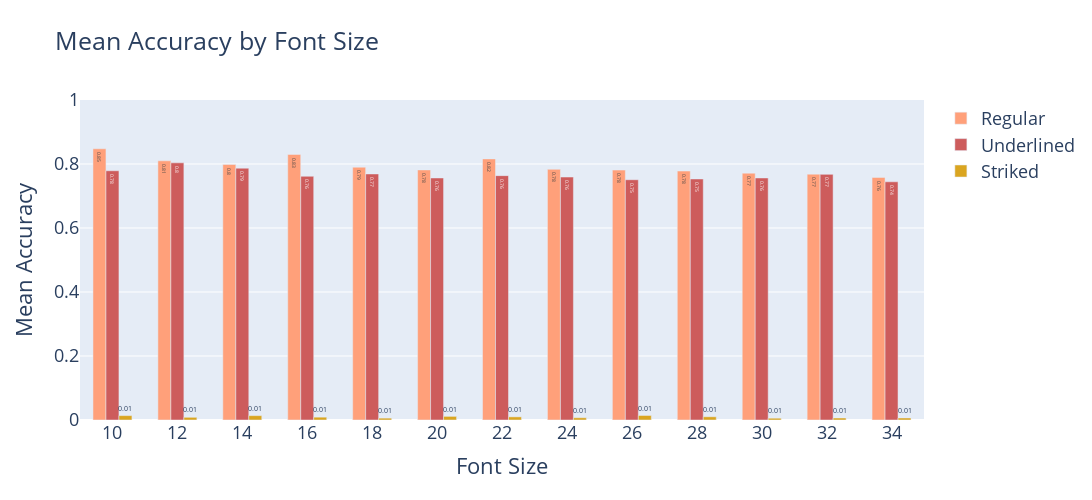

This figure's notebook cell:
### Code cell
grouped_df = df.groupby(['font_size', 'underlined', 'striked'])['accuracy'].mean().reset_index()

fig = go.Figure()

fig.add_trace(go.Bar(
    x=grouped_df[(grouped_df['underlined'] == False) & (grouped_df['striked'] == False)]['font_size'],
    y=grouped_df[(grouped_df['underlined'] == False) & (grouped_df['striked'] == False)]['accuracy'],
    text=grouped_df[(grouped_df['underlined'] == False) & (grouped_df['striked'] == False)]['accuracy'].round(2),
    name='Regular',
    textfont=dict(size=18),
    marker_color='lightsalmon'
))

fig.add_trace(go.Bar(
    x=grouped_df[(grouped_df['underlined'] == True) & (grouped_df['striked'] == False)]['font_size'],
    y=grouped_df[(grouped_df['underlined'] == True) & (grouped_df['striked'] == False)]['accuracy'],
    text=grouped_df[(grouped_df['underlined'] == True) & (grouped_df['striked'] == False)]['accuracy'].round(2),
    name='Underlined',
    textfont=dict(size=18),
    marker_color='indianred'
))

fig.add_trace(go.Bar(
    x=grouped_df[(grouped_df['striked'] == True) & (grouped_df['underlined'] == False)]['font_size'],
    y=grouped_df[(grouped_df['striked'] == True) & (grouped_df['underlined'] == False)]['accuracy'],
    text=grouped_df[(grouped_df['striked'] == True) & (grouped_df['underlined'] == False)]['accuracy'].round(2),
    name='Striked',
    textfont=dict(size=18),
    marker_color='goldenrod'
))

fig.update_layout(title='Mean Accuracy by Font Size',
                  xaxis=dict(title='Font Size', tickvals=grouped_df['font_size'], ticktext=grouped_df['font_size']),
                  yaxis=dict(title='Mean Accuracy'),
                  font=dict(size=18),
                  bargap=0.4,
                  height=500,
                  width=1500)

fig.update_yaxes(range=[0, 1]) 
pio.write_image(fig, os.path.join('plots', 'accuracy_by_font-size.png'), scale=6)
fig.show()

### Figure 1 — Plotly figure (JSON) as saved in the notebook; plotly's stock layout.template omitted (floating-point values rounded to 4 significant figures)
{"data": [{"marker": {"color": "lightsalmon"}, "name": "Regular", "text": [0.85, 0.81, 0.8, 0.83, 0.79, 0.78, 0.82, 0.78, 0.78, 0.78, 0.77, 0.77, 0.76], "textfont": {"size": 18}, "type": "bar", "x": [10, 12, 14, 16, 18, 20, 22, 24, 26, 28, 30, 32, 34], "y": [0.8476, 0.81, 0.7985, 0.8299, 0.7901, 0.7815, 0.816, 0.7835, 0.781, 0.7779, 0.7714, 0.7684, 0.7581]}, {"marker": {"color": "indianred"}, "name": "Underlined", "text": [0.78, 0.8, 0.79, 0.76, 0.77, 0.76, 0.76, 0.76, 0.75, 0.75, 0.76, 0.77, 0.74], "textfont": {"size": 18}, "type": "bar", "x": [10, 12, 14, 16, 18, 20, 22, 24, 26, 28, 30, 32, 34], "y": [0.7789, 0.8036, 0.787, 0.7616, 0.7689, 0.7563, 0.7636, 0.7593, 0.7509, 0.7533, 0.7564, 0.7676, 0.7444]}, {"marker": {"color": "goldenrod"}, "name": "Striked", "text": [0.01, 0.01, 0.01, 0.01, 0.01, 0.01, 0.01, 0.01, 0.01, 0.01, 0.01, 0.01, 0.01], "textfont": {"size": 18}, "type": "bar", "x": [10, 12, 14, 16, 18, 20, 22, 24, 26, 28, 30, 32, 34], "y": [0.01372, 0.008438, 0.01363, 0.008838, 0.005805, 0.01134, 0.009826, 0.00711, 0.01413, 0.01006, 0.005592, 0.006233, 0.006313]}], "layout": {"bargap": 0.4, "font": {"size": 18}, "height": 500, "title": {"text": "Mean Accuracy by Font Size"}, "width": 1500, "xaxis": {"ticktext": [10, 10, 10, 12, 12, 12, 14, 14, 14, 16, 16, 16, 18, 18, 18, 20, 20, 20, 22, 22, 22, 24, 24, 24, 26, 26, 26, 28, 28, 28, 30, 30, 30, 32, 32, 32, 34, 34, 34], "tickvals": [10, 10, 10, 12, 12, 12, 14, 14, 14, 16, 16, 16, 18, 18, 18, 20, 20, 20, 22, 22, 22, 24, 24, 24, 26, 26, 26, 28, 28, 28, 30, 30, 30, 32, 32, 32, 34, 34, 34], "title": {"text": "Font Size"}}, "yaxis": {"range": [0, 1], "title": {"text": "Mean Accuracy"}}}}
